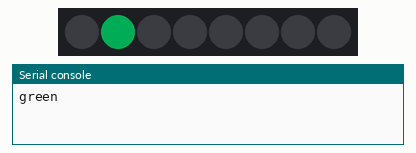
This program was run on a simulated Raspberry Pi Pico running MicroPython. Parts: 8 RGB LEDs in strip order, left to right, the last lines printed to the serial console. Dim RGB values are drawn brighter than linear; library files of the repository ran but are not shown: ws2812.py.

Above: at 0.2 s.
At 8.4 s:
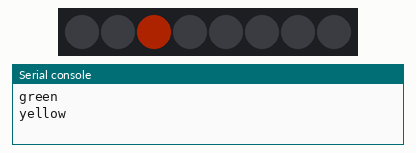
At 10.6 s:
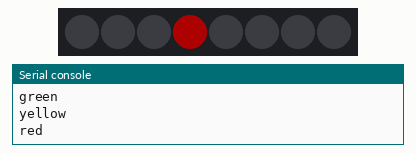
Timing chart, 0 to 38.8 s (numbered marks = the images above):
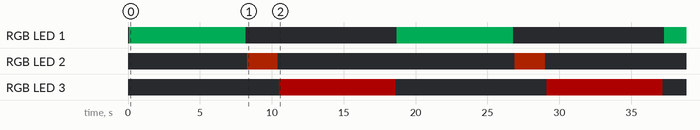

The program:

led-strip.py
```python
import machine
from ws2812 import WS2812
import utime
import urandom

ws = WS2812(machine.Pin(0),8)

def light_out():
    for j in range(8):
        ws[j] = [0,0,0]

    ws.write()
    utime.sleep_ms(100)

def light(position, color):
    light_out()
    ws[position] = color
    ws.write()
    utime.sleep_ms(100)

while True:
    print("green")
    light(1, [0, 50, 25])
    utime.sleep_ms(8000)

    print("yellow")
    light(2, [50, 10, 0])
    utime.sleep_ms(2000)

    print("red")
    light(3, [50, 0, 0])
    utime.sleep_ms(8000)

    
```

Measured:
- by itself, RGB LED 1: alternates RGB(0, 50, 25) for 8.1 s and off for 10.5 s
- by itself, RGB LED 2: alternates RGB(50, 10, 0) for 2.1 s and off for 16.5 s
- by itself, RGB LED 3: alternates RGB(50, 0, 0) for 8.1 s and off for 10.5 s
- what the display in image 0 shows lasts 8.1 s, from 0.1 s to 8.2 s
- what the display in image 1 shows lasts 2.1 s, from 8.3 s to 10.4 s
